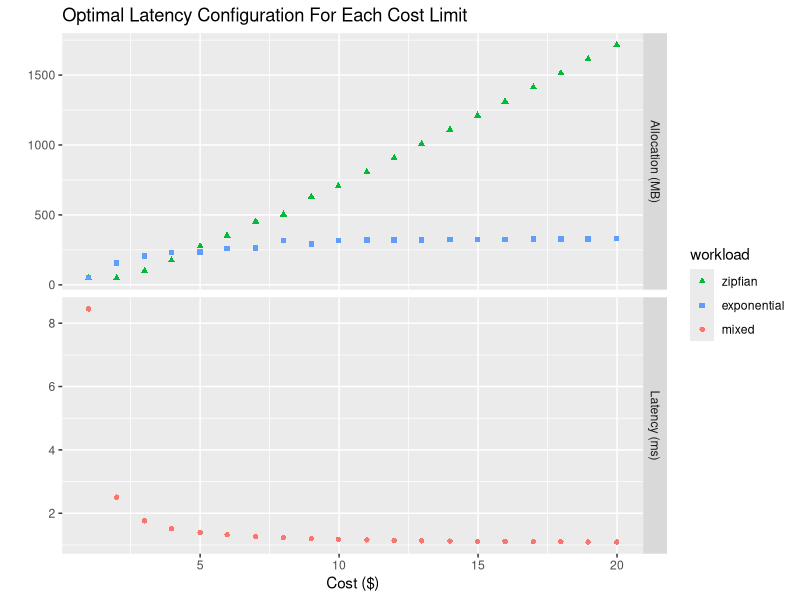

This figure's R source: (Note: this script raises an error after producing the figure.)
#!/usr/bin/env Rscript
library(ggplot2)
library(reshape2)
library(plyr)
library(gridExtra)

zipf <- read.table(file.path("..","memcached-data","mrc-4Bkey-50Mreq-1.15alpha.csv"),sep="\t",col.names=c("size","mr"))
exp <- read.table(file.path("..","memcached-data","mrc-4Bkey-50Mreq-exp0.00001.csv"),sep="\t",col.names=c("size","mr"))
zipf[,"workload"] <- c("zipf-1.15-4Bkey-50Mreq")
exp[,"workload"] <- c("exp-0.00001-4Bkey-50Mreq")

zipf.approx = approx(zipf$size, zipf$mr, n=100)
exp.approx = approx(exp$size, exp$mr, n=100)
zipf = data.frame(size=zipf.approx$x, mr=zipf.approx$y)
exp = data.frame(size=exp.approx$x, mr=exp.approx$y)
df <- rbind(zipf,exp)


df.join <- merge(zipf,exp,by=NULL)

df.join$mr = df.join$mr.x + df.join$mr.y
df.join$size = df.join$size.x + df.join$size.y

df.join$latency = df.join$mr*10/100+(1-df.join$mr)*0.1/100

df.join$cost = df.join$size*10/1024

df.join = df.join[, !(names(df.join) %in% c("workload.x","workload.y","mr.x","mr.y"))]
#print(df.join)

#df.table <- acast(df.join, size.x~size.y, value.var="latency.total")

#print(df.table)

#ggplot(data=df.join, aes(x=size.x,y=size.y,color=latency.total)) + 
#		geom_point()+
#		scale_colour_gradient(low="black", high="green")

colnames(df.join)


costs <- seq(1,20,1)

find_min_lat <- function(c) {
	x = df.join[df.join$cost < c,]
  x[which.min(x$latency),]
}

min_lats <- ldply(costs, find_min_lat)
min_lats <- round(min_lats,2)
min_lats <- min_lats[,c(6:5,1:4)]

min_lats.m <- melt(min_lats, id=c("cost","size","mr"), value.name="allocation")

min_lats.m$plot_group <- sapply(min_lats.m$variable, function(x) {if(x=="latency") return("Latency (ms)") else return("Allocation (MB)")})

print(min_lats.m)

pdf(file.path("results","min-lats-plot.pdf"),height=8,width=10)
ggplot(min_lats.m, aes(x=cost, y=allocation,group=variable))+
    facet_grid(plot_group~.,scales="free")+
    geom_point(aes(shape=variable, colour=variable))+
		scale_shape_discrete(name="workload",breaks=c("size.x","size.y","latency"),labels=c("zipfian","exponential","mixed"))+
		scale_colour_discrete(name="workload",breaks=c("size.x","size.y","latency"),labels=c("zipfian","exponential","mixed"))+
		labs(x = "Cost ($)",y="", title="Optimal Latency Configuration For Each Cost Limit")
dev.off()


colnames(min_lats) <- c("cost limit($)","min latency(ms)","allocation.x(MB)","allocation.y(MB)","miss ratio","total allocation")
#print(min_lats)

write.table(file=file.path("results","min-lats.csv"),min_lats,sep="\t",row.names=FALSE)
pdf(file.path("results","min-lats.pdf"),height=12,width=10)
grid.table(min_lats,rows=NULL)
dev.off()




lats <- seq(0,6,0.1)
find_min_cost <- function(l) {
  x = df.join[df.join$latency < l,]
  x[which.min(x$cost),]
}
min_costs <- ldply(lats, find_min_cost)
min_costs <- round(min_costs,2)
min_costs <- min_costs[,c(5:6,1:4)]

min_costs.m <- melt(min_costs, id=c("latency","size","mr"), value.name="allocation")

min_costs.m$plot_group <- sapply(min_costs.m$variable, function(x) {if(x=="cost") return("Cost ($)") else return("Allocation (MB)")})


pdf(file.path("results","min-costs-plot.pdf"),height=8,width=10)
ggplot(min_costs.m, aes(x=latency, y=allocation,group=variable))+
    facet_grid(plot_group~.,scales="free")+
    geom_point(aes(shape=variable, colour=variable))+
		scale_shape_discrete(name="workload",breaks=c("size.x","size.y","cost"),labels=c("zipfian","exponential","mixed"))+
		scale_colour_discrete(name="workload",breaks=c("size.x","size.y","cost"),labels=c("zipfian","exponential","mixed"))+
		labs(x = "Latency (ms)",y="", title="Optimal Cost Configuration For Each Latency Limit")
dev.off()


colnames(min_costs) <- c("latency limit(ms)","min cost($)","allocation.x(MB)","allocation.y(MB)","miss ratio","total allocation(MB)")
#print(min_costs)

write.table(file=file.path("results","min-costs.csv"),min_costs,sep="\t",row.names=FALSE)
pdf(file.path("results","min-costs.pdf"),height=12,width=10)
grid.table(min_costs,rows=NULL)
dev.off()



#library(scatterplot3d)


#with(df.join, {
#		 scatterplot3d(size.x,size.y,latency,
#									 color="blue", pch=19, type="h")})

